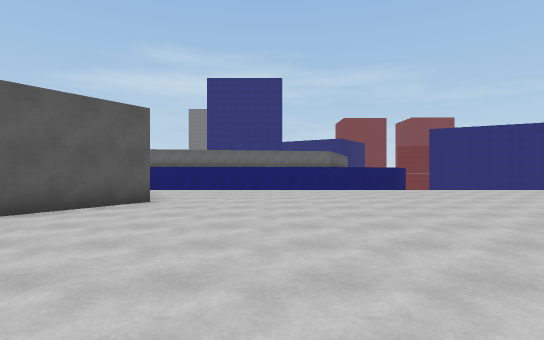
view 1 (above)

19 first-person views from a walk through a 3-D level made in the Unity game engine. The camera is 1.4 m above the floor, looks level and sees 80° across. The floor is counted in squares, 2 m on a side. Each view is taken from the middle of a square. On the plan, view 1 faces up. The plan holds only what a view shows up to about 10 squares ahead; the rest is blank. The place goes on beyond the plan. The player character is not drawn.

view 2
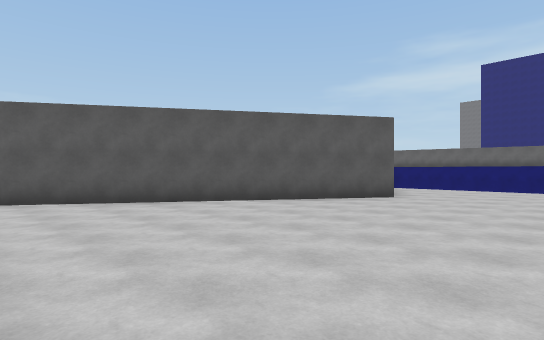

view 3
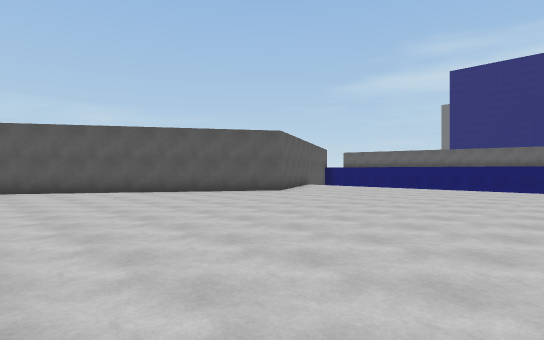

view 4
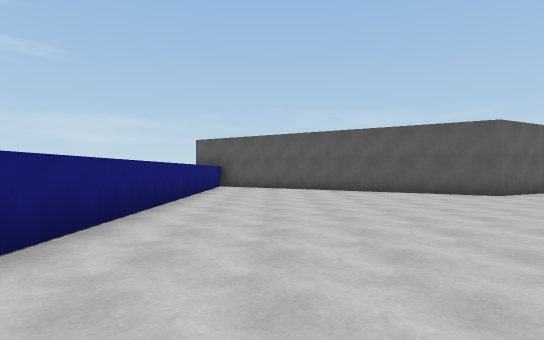

view 5
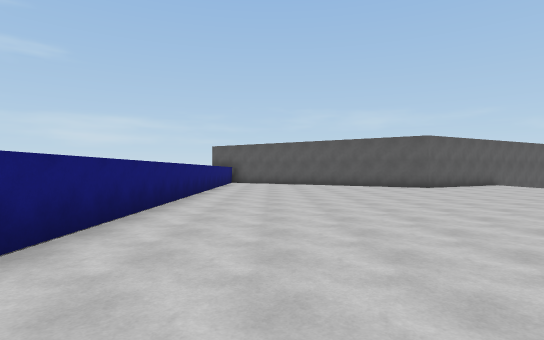

view 6
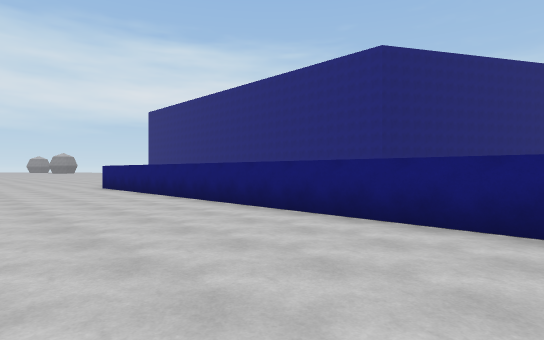

view 7
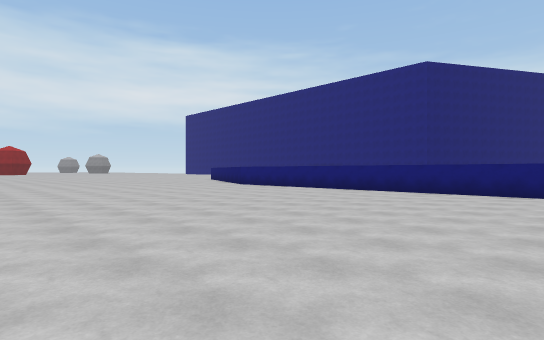

view 8
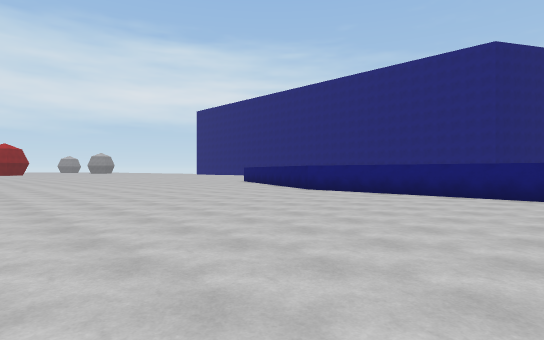

view 9
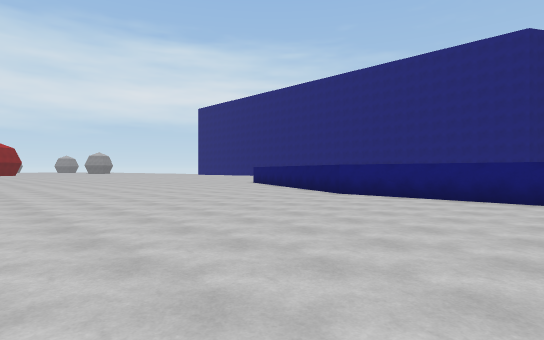

view 10
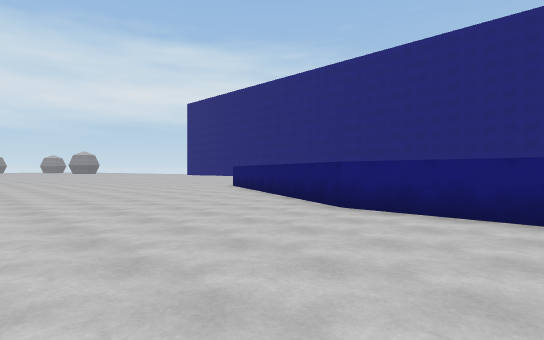

view 11
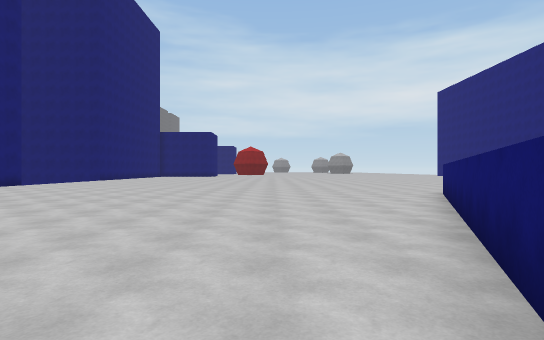

view 12
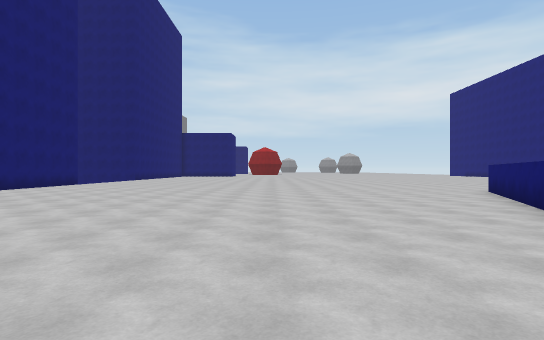

view 13
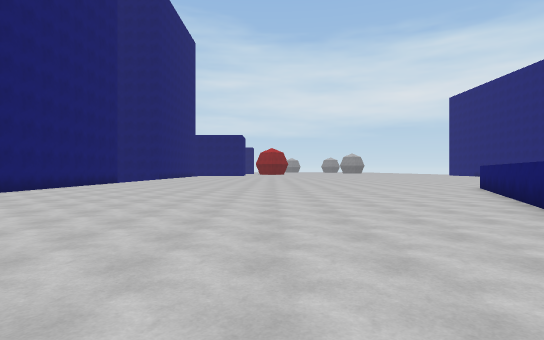

view 14
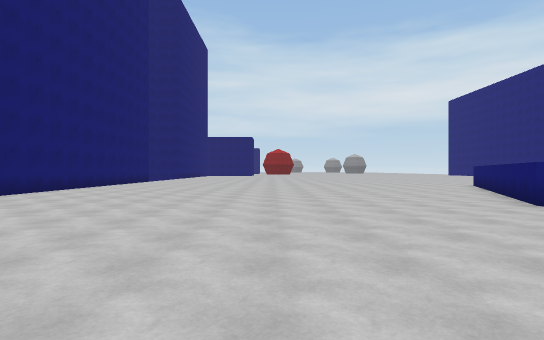

view 15
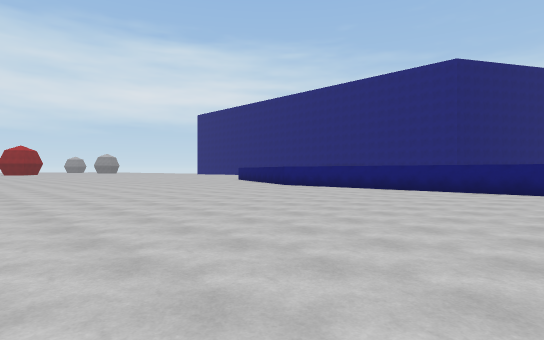

view 16
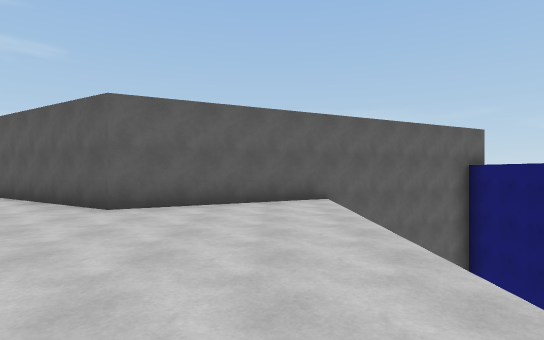

view 17
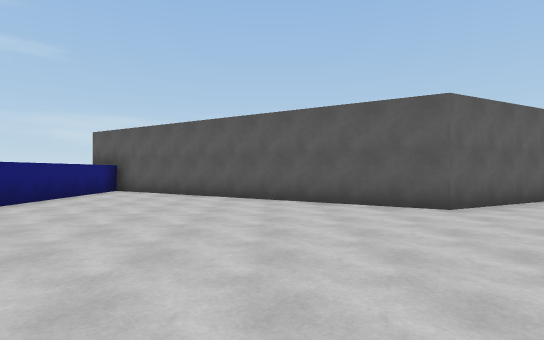

view 18
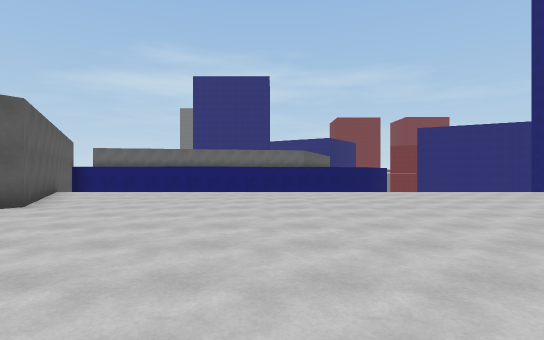

view 19
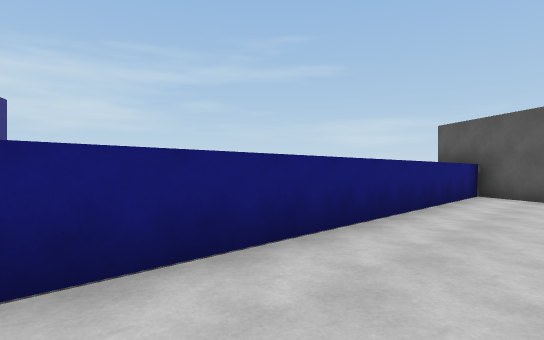

### Floor plan
Points are (right, up) in squares from view 1. A wall is a line through its corners. A room is listed if a view was taken in it or the views show most of it. See-through windows are left out.
Room 1 (views 1, 2, 3, 4, 5, 6, 7, 8, 9, 10, 11, 12, 13, 14, 15, 16, 17, 18, 19)
walls: (22, 11.6) (21, 11.6); (-4.6, 10.9) (-2.7, 7.1) (-7.9, -1.2) (18.4, -1.2) (25.2, -4.4); (25.4, -4.5) (25.9, -4.7)

Where each view was taken, in squares from view 1:
view 1: 0 up, 0 right, facing up
view 2: 1 down, 1 right, facing up-left
view 3: 1 down, 5 right, facing up-left
view 4: 1 up, 6 right, facing left
view 5: 1 up, 10 right, facing left
view 6: 3 up, 5 right, facing down-right
view 7: 9 up, 6 right, facing down-right
view 8: 8 up, 11 right, facing down-right
view 9: 7 up, 13 right, facing down-right
view 10: 4 up, 15 right, facing down-right
view 11: 0 up, 17 right, facing right
view 12: 2 up, 16 right, facing right
view 13: 3 up, 14 right, facing right
view 14: 4 up, 12 right, facing right
view 15: 10 up, 8 right, facing down-right
view 16: 10 up, 3 right, facing left
view 17: 4 up, 3 right, facing left
view 18: 1 up, 2 right, facing up
view 19: 1 up, 2 right, facing down-left
